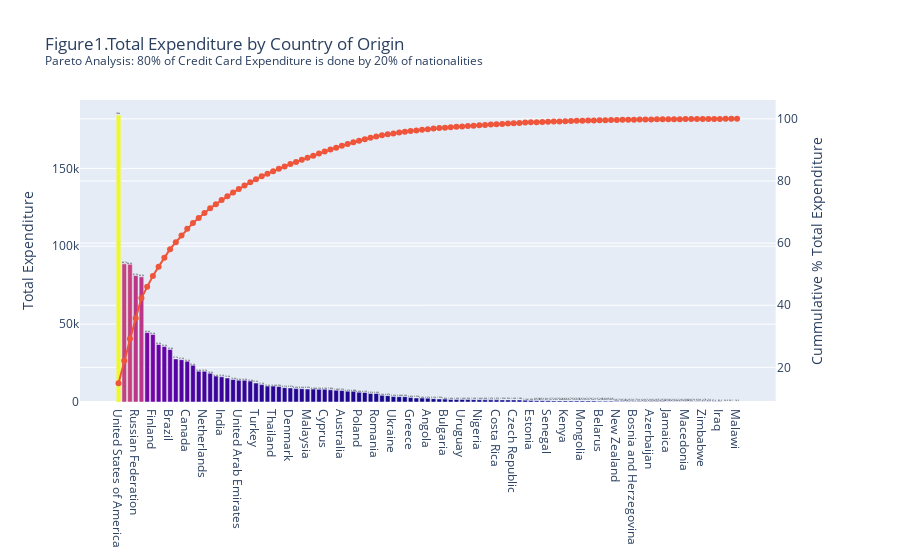

Here is the notebook cell this chart was saved with:
### Code cell
# Pareto Chart Total Expenditure
trace_0 = go.Bar(
    x=df_merged["Country_Name"],
    y=df_merged["Total_Expenditure"],
    marker=dict(color=df_merged["Total_Expenditure"], coloraxis="coloraxis"),
    text=df_merged["Total_Expenditure"],
    textposition="outside",
    textfont=dict(color="black"),
    texttemplate='%{text:.3s}'
)

trace_1 = go.Scatter(
    x=df_merged["Country_Name"],
    y=df_merged["cumulative_perc"],
    mode="markers+lines"
)

fig = make_subplots(specs=[[{"secondary_y": True}]])

fig.add_trace(trace_0)

fig.add_trace(trace_1,secondary_y=True)

fig.update_layout(
    title="Figure1.Total Expenditure by Country of Origin <br><sup>Pareto Analysis: 80% of Credit Card Expenditure is done by 20% of nationalities</sup>",
    showlegend=False,
    coloraxis_showscale=False
)

# Set y-axes titles
fig.update_yaxes(title_text="Total Expenditure", secondary_y=False),
fig.update_yaxes(title_text="Cummulative % Total Expenditure", secondary_y=True)

fig.show()

### Figure 1 — Plotly figure (JSON) as saved in the notebook; plotly's stock layout.template omitted (floating-point values rounded to 4 significant figures)
{"data": [{"marker": {"color": [184200.0, 88680.0, 88410.0, 81200.0, 80340.0, 44570.0, 43400.0, 36910.0, 35590.0, 33750.0, 27670.0, 27170.0, 26150.0, 23610.0, 19810.0, 19720.0, 18430.0, 16630.0, 16150.0, 15380.0, 14440.0, 14015, 13950.0, 13400.0, 12160.0, 11170.0, 10200.0, 10200.0, 9993.0, 9212.0, 9006.0, 8593.0, 8554.0, 8290.0, 8285.0, 8192.0, 8182.0, 7827.0, 7580.0, 7369.0, 6967.0, 6879.0, 6300.0, 6121.0, 5513.0, 5423.0, 4265.0, 4068.0, 3498.0, 3444.0, 3427.0, 2852.0, 2551.0, 2502.0, 2471.0, 2134.0, 1950.0, 1861.0, 1637.0, 1617.0, 1617.0, 1589.0, 1503.0, 1460.0, 1399.0, 1374.0, 1373.0, 1328.0, 1321.0, 1292.0, 1276.0, 1153.0, 1002.0, 853.2, 851.4, 812.7, 720.0, 701.8, 685.7, 675.2, 663.4, 653.3, 637.4, 621.2, 529.2, 509.1, 505.1, 366.7, 353.7, 324.9, 317.2, 311.3, 296.8, 293.5, 264.7, 250.3, 237.9, 234.0, 228.7, 207.9, 207.3, 159.4, 127, 123.8, 97.55, 85.55, 56, 30.13, 14.9], "coloraxis": "coloraxis"}, "text": [184200.0, 88680.0, 88410.0, 81200.0, 80340.0, 44570.0, 43400.0, 36910.0, 35590.0, 33750.0, 27670.0, 27170.0, 26150.0, 23610.0, 19810.0, 19720.0, 18430.0, 16630.0, 16150.0, 15380.0, 14440.0, 14015, 13950.0, 13400.0, 12160.0, 11170.0, 10200.0, 10200.0, 9993.0, 9212.0, 9006.0, 8593.0, 8554.0, 8290.0, 8285.0, 8192.0, 8182.0, 7827.0, 7580.0, 7369.0, 6967.0, 6879.0, 6300.0, 6121.0, 5513.0, 5423.0, 4265.0, 4068.0, 3498.0, 3444.0, 3427.0, 2852.0, 2551.0, 2502.0, 2471.0, 2134.0, 1950.0, 1861.0, 1637.0, 1617.0, 1617.0, 1589.0, 1503.0, 1460.0, 1399.0, 1374.0, 1373.0, 1328.0, 1321.0, 1292.0, 1276.0, 1153.0, 1002.0, 853.2, 851.4, 812.7, 720.0, 701.8, 685.7, 675.2, 663.4, 653.3, 637.4, 621.2, 529.2, 509.1, 505.1, 366.7, 353.7, 324.9, 317.2, 311.3, 296.8, 293.5, 264.7, 250.3, 237.9, 234.0, 228.7, 207.9, 207.3, 159.4, 127, 123.8, 97.55, 85.55, 56, 30.13, 14.9], "textfont": {"color": "black"}, "textposition": "outside", "texttemplate": "%{text:.3s}", "type": "bar", "x": ["United States of America", "United Kingdom", "China", "Russian Federation", "France", "Japan", "Finland", "Italy", "Sweden", "Brazil", "Switzerland", "Korea", "Canada", "Argentina", "Norway", "Netherlands", "Israel", "Taiwan", "India", "Chile", "Kazakhstan", "United Arab Emirates", "Indonesia", "Singapore", "Turkey", "Mexico", "Andorra", "Thailand", "Colombia", "Belgium", "Denmark", "Portugal", "Hong Kong", "Malaysia", "Saudi Arabia", "Georgia", "Cyprus", "Austria", "Ireland", "Australia", "Egypt", "South Africa", "Poland", "Philippines", "Venezuela", "Romania", "Latvia", "Ecuador", "Ukraine", "Lebanon", "Peru", "Greece", "Panama", "Jordan", "Angola", "Luxembourg", "Kuwait", "Bulgaria", "Guatemala", "Lithuania", "Uruguay", "Trinidad and Tobago", "Vietnam", "Nigeria", "Algeria", "Pakistan", "Costa Rica", "Puerto Rico", "Mozambique", "Czech Republic", "Dominican Republic", "Cayman Islands", "Estonia", "Malta", "Botswana", "Senegal", "Bahrain", "Sri Lanka", "Kenya", "Uzbekistan", "Qatar", "Mongolia", "Honduras", "Croatia", "Belarus", "Slovakia (Slovak Republic)", "Iceland", "New Zealand", "Slovenia", "Uganda", "Bosnia and Herzegovina", "Morocco", "Paraguay", "Azerbaijan", "Hungary", "Cote d'Ivoire", "Jamaica", "El Salvador", "Oman", "Macedonia", "Moldova", "Nicaragua", "Zimbabwe", "Belize", "Bolivia", "Iraq", "Armenia", "Samoa", "Malawi"], "y": [184200.0, 88680.0, 88410.0, 81200.0, 80340.0, 44570.0, 43400.0, 36910.0, 35590.0, 33750.0, 27670.0, 27170.0, 26150.0, 23610.0, 19810.0, 19720.0, 18430.0, 16630.0, 16150.0, 15380.0, 14440.0, 14015, 13950.0, 13400.0, 12160.0, 11170.0, 10200.0, 10200.0, 9993.0, 9212.0, 9006.0, 8593.0, 8554.0, 8290.0, 8285.0, 8192.0, 8182.0, 7827.0, 7580.0, 7369.0, 6967.0, 6879.0, 6300.0, 6121.0, 5513.0, 5423.0, 4265.0, 4068.0, 3498.0, 3444.0, 3427.0, 2852.0, 2551.0, 2502.0, 2471.0, 2134.0, 1950.0, 1861.0, 1637.0, 1617.0, 1617.0, 1589.0, 1503.0, 1460.0, 1399.0, 1374.0, 1373.0, 1328.0, 1321.0, 1292.0, 1276.0, 1153.0, 1002.0, 853.2, 851.4, 812.7, 720.0, 701.8, 685.7, 675.2, 663.4, 653.3, 637.4, 621.2, 529.2, 509.1, 505.1, 366.7, 353.7, 324.9, 317.2, 311.3, 296.8, 293.5, 264.7, 250.3, 237.9, 234.0, 228.7, 207.9, 207.3, 159.4, 127, 123.8, 97.55, 85.55, 56, 30.13, 14.9]}, {"mode": "markers+lines", "type": "scatter", "x": ["United States of America", "United Kingdom", "China", "Russian Federation", "France", "Japan", "Finland", "Italy", "Sweden", "Brazil", "Switzerland", "Korea", "Canada", "Argentina", "Norway", "Netherlands", "Israel", "Taiwan", "India", "Chile", "Kazakhstan", "United Arab Emirates", "Indonesia", "Singapore", "Turkey", "Mexico", "Andorra", "Thailand", "Colombia", "Belgium", "Denmark", "Portugal", "Hong Kong", "Malaysia", "Saudi Arabia", "Georgia", "Cyprus", "Austria", "Ireland", "Australia", "Egypt", "South Africa", "Poland", "Philippines", "Venezuela", "Romania", "Latvia", "Ecuador", "Ukraine", "Lebanon", "Peru", "Greece", "Panama", "Jordan", "Angola", "Luxembourg", "Kuwait", "Bulgaria", "Guatemala", "Lithuania", "Uruguay", "Trinidad and Tobago", "Vietnam", "Nigeria", "Algeria", "Pakistan", "Costa Rica", "Puerto Rico", "Mozambique", "Czech Republic", "Dominican Republic", "Cayman Islands", "Estonia", "Malta", "Botswana", "Senegal", "Bahrain", "Sri Lanka", "Kenya", "Uzbekistan", "Qatar", "Mongolia", "Honduras", "Croatia", "Belarus", "Slovakia (Slovak Republic)", "Iceland", "New Zealand", "Slovenia", "Uganda", "Bosnia and Herzegovina", "Morocco", "Paraguay", "Azerbaijan", "Hungary", "Cote d'Ivoire", "Jamaica", "El Salvador", "Oman", "Macedonia", "Moldova", "Nicaragua", "Zimbabwe", "Belize", "Bolivia", "Iraq", "Armenia", "Samoa", "Malawi"], "xaxis": "x", "y": [14.91, 22.09, 29.24, 35.81, 42.31, 45.92, 49.43, 52.42, 55.3, 58.03, 60.27, 62.47, 64.59, 66.5, 68.1, 69.7, 71.19, 72.54, 73.84, 75.09, 76.26, 77.39, 78.52, 79.61, 80.59, 81.49, 82.32, 83.14, 83.95, 84.7, 85.43, 86.12, 86.82, 87.49, 88.16, 88.82, 89.48, 90.12, 90.73, 91.33, 91.89, 92.45, 92.96, 93.45, 93.9, 94.34, 94.68, 95.01, 95.29, 95.57, 95.85, 96.08, 96.29, 96.49, 96.69, 96.86, 97.02, 97.17, 97.3, 97.43, 97.57, 97.69, 97.82, 97.93, 98.05, 98.16, 98.27, 98.38, 98.48, 98.59, 98.69, 98.79, 98.87, 98.94, 99.0, 99.07, 99.13, 99.19, 99.24, 99.3, 99.35, 99.4, 99.45, 99.5, 99.55, 99.59, 99.63, 99.66, 99.69, 99.71, 99.74, 99.76, 99.79, 99.81, 99.83, 99.85, 99.87, 99.89, 99.91, 99.93, 99.94, 99.96, 99.97, 99.98, 99.98, 99.99, 100.0, 100.0, 100.0], "yaxis": "y2"}], "layout": {"coloraxis": {"showscale": false}, "showlegend": false, "title": {"text": "Figure1.Total Expenditure by Country of Origin <br><sup>Pareto Analysis: 80% of Credit Card Expenditure is done by 20% of nationalities</sup>"}, "xaxis": {"anchor": "y", "domain": [0, 0.94]}, "yaxis": {"anchor": "x", "domain": [0, 1], "title": {"text": "Total Expenditure"}}, "yaxis2": {"anchor": "x", "overlaying": "y", "side": "right", "title": {"text": "Cummulative % Total Expenditure"}}}}
